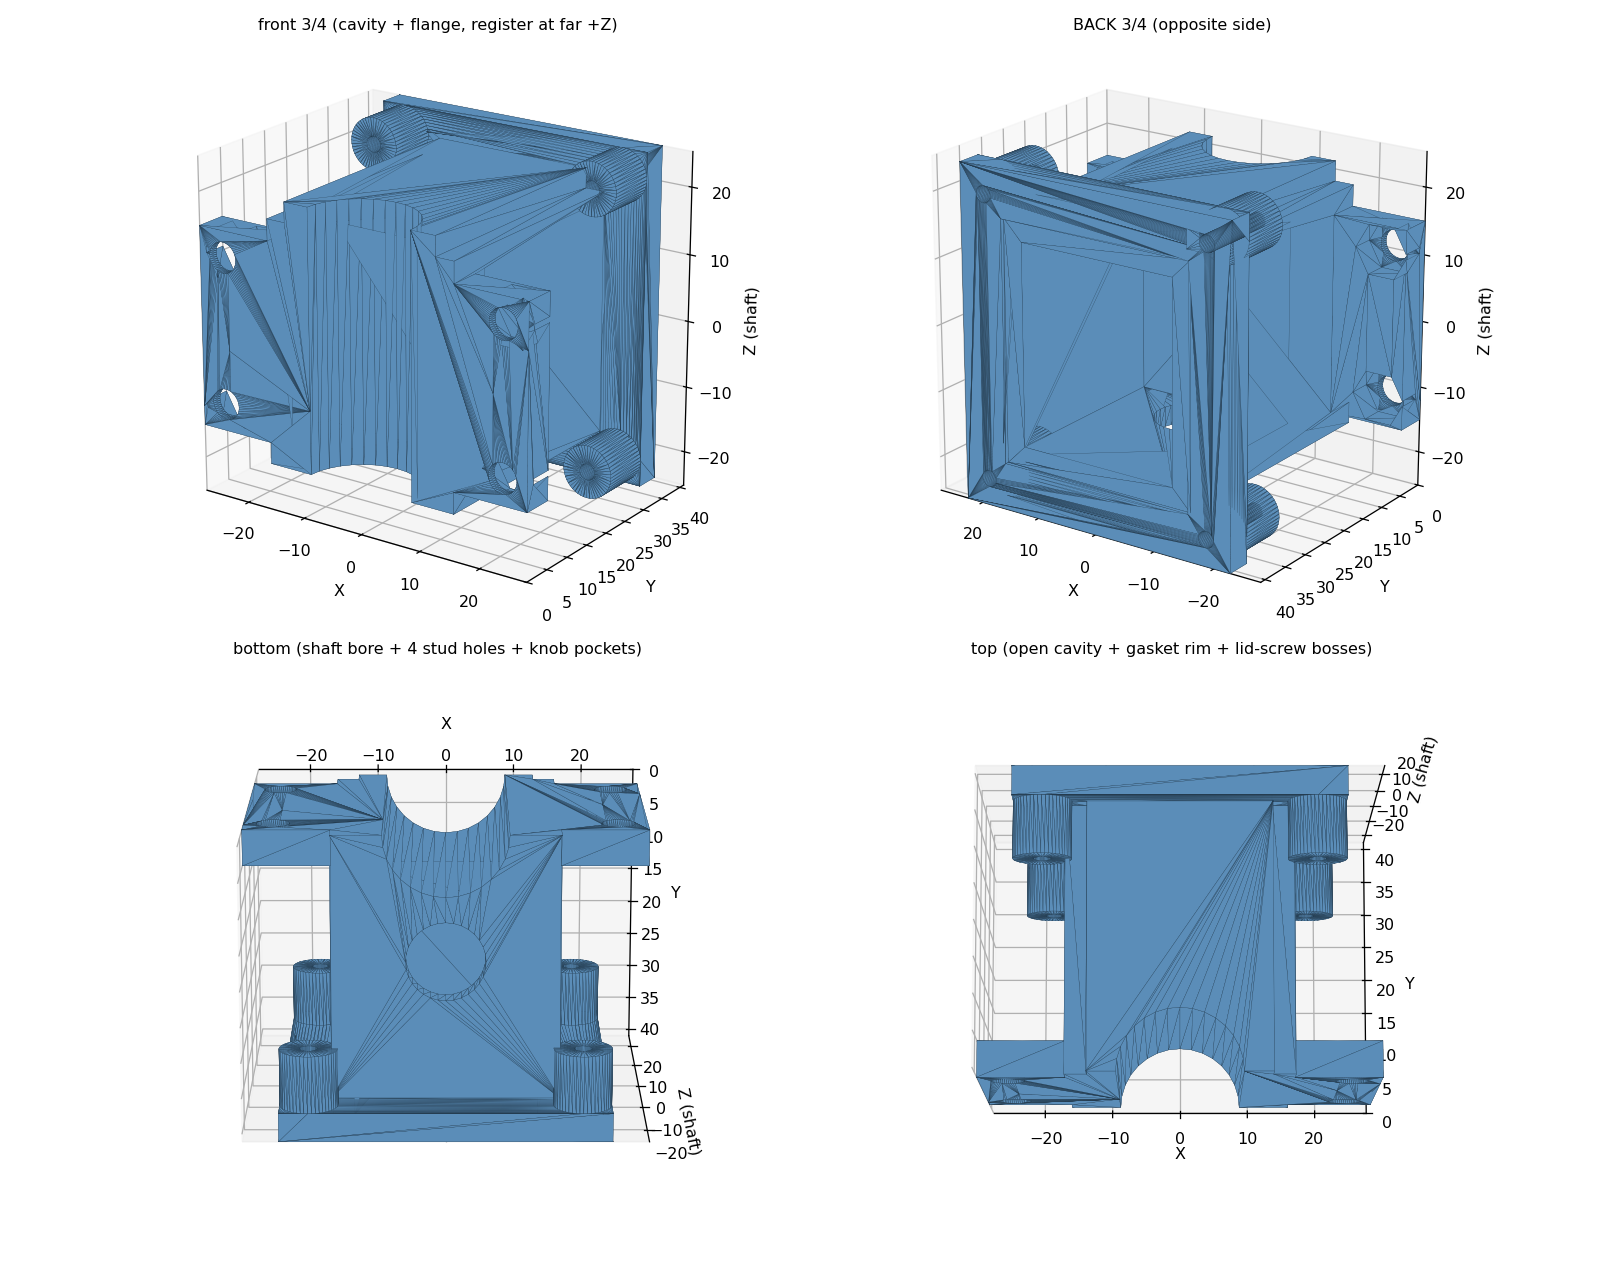

Recreate this plot in Python.
import trimesh, numpy as np, matplotlib
matplotlib.use('Agg'); import matplotlib.pyplot as plt
from mpl_toolkits.mplot3d.art3d import Poly3DCollection
m=trimesh.load('body.stl'); v=m.vertices; f=m.faces
views=[(-55,20,'front 3/4 (cavity + flange, register at far +Z)'),
       (125,20,'BACK 3/4 (opposite side)'),
       (-90,-75,'bottom (shaft bore + 4 stud holes + knob pockets)'),
       (-90,80,'top (open cavity + gasket rim + lid-screw bosses)')]
fig=plt.figure(figsize=(14,11))
b=m.bounds
for i,(az,el,ttl) in enumerate(views):
    ax=fig.add_subplot(2,2,i+1,projection='3d')
    ax.add_collection3d(Poly3DCollection(v[f],alpha=1,facecolor='#5b8db8',edgecolor='#22384a',linewidth=0.15))
    ax.set_xlim(b[0,0],b[1,0]); ax.set_ylim(b[0,1],b[1,1]); ax.set_zlim(b[0,2],b[1,2])
    ax.set_box_aspect(b[1]-b[0]); ax.view_init(elev=el,azim=az); ax.set_title(ttl,fontsize=10)
    ax.set_xlabel('X'); ax.set_ylabel('Y'); ax.set_zlabel('Z (shaft)')
plt.tight_layout(); plt.savefig('body_views.png',dpi=115); print('saved')
